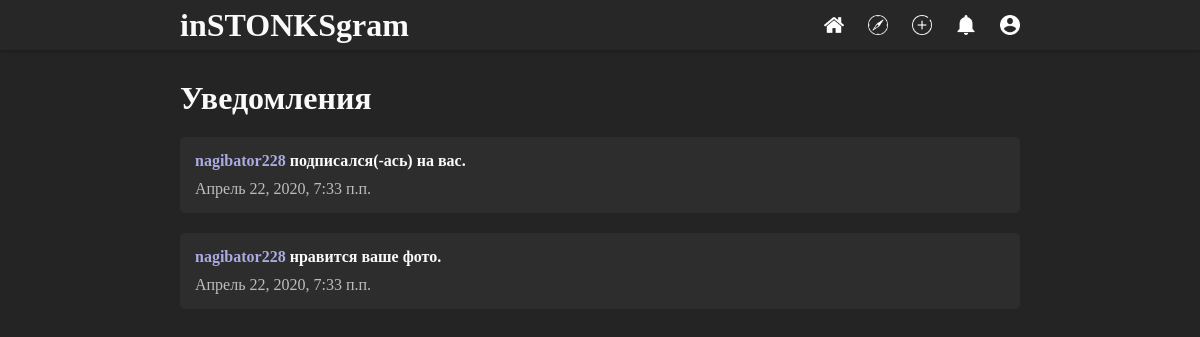
The page /notifications/ (signed in) on the database as committed earlier.
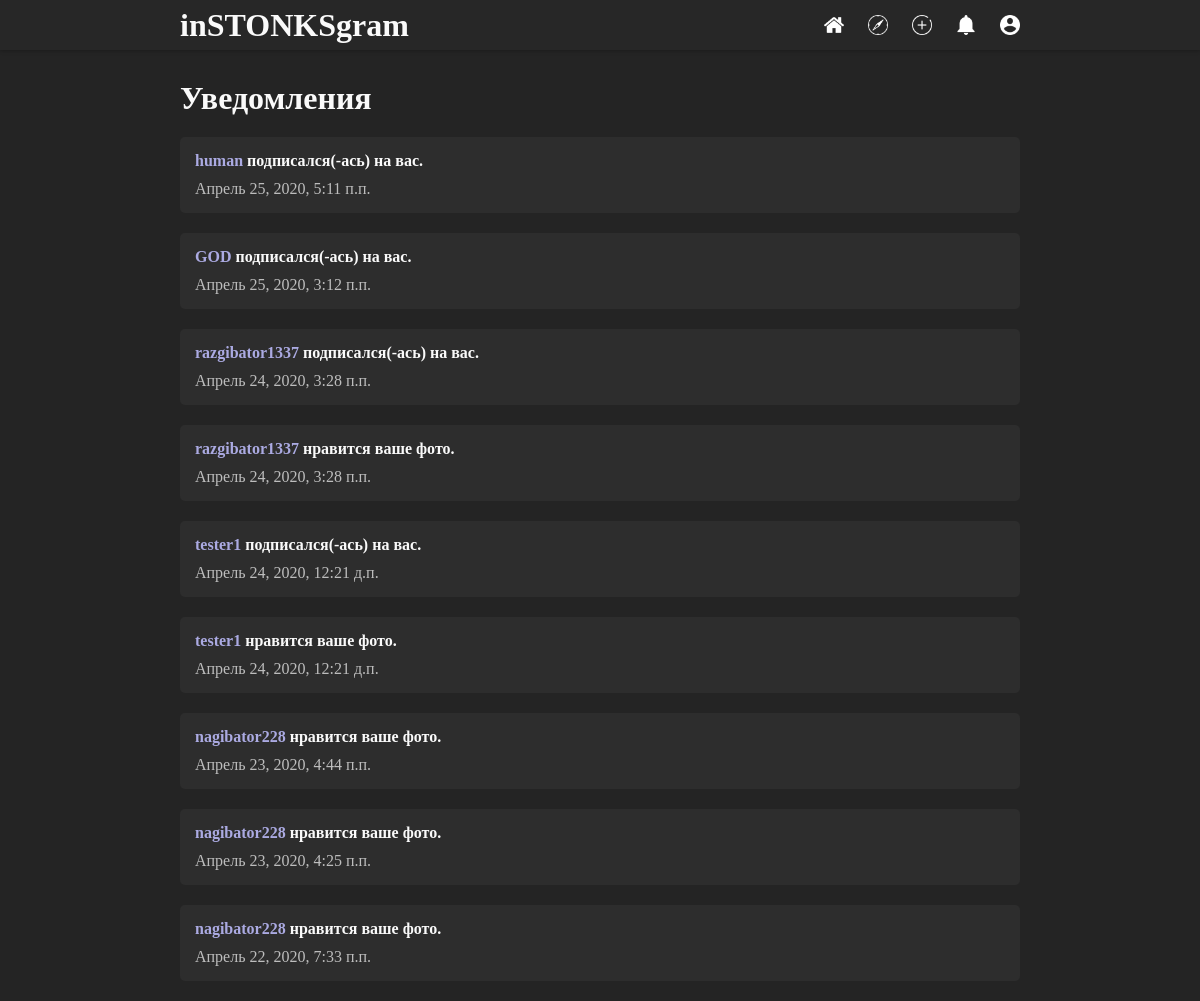
The same page on the database as committed later.
### accounts/models.py (models this page shows, shortened)
class Notification(models.Model):
    username = models.ForeignKey(User, on_delete=models.CASCADE)
    notification_from = models.CharField('Другой пользователь', max_length=300, blank=True)
    notification_text = models.CharField('Текст уведомления', max_length=300, blank=True)
    pub_id = models.IntegerField('Идентефикатор публикации', null=True, blank=True)
    not_date = models.DateTimeField('Дата уведомления', auto_now_add=True)

### accounts/views.py (the view)
# urls.py: path('notifications/', views.notificationsView, name='notifications'),
@login_required
def notificationsView(request):
    nots = Notification.objects.filter(username=request.user).order_by('-not_date')[:30]
    return render(request, 'notifications.html', context={'nots': nots})

### accounts/templates/notifications.html
{% extends 'index.html' %}
{% block content %}
    <h1 class="section-name-h1">Уведомления</h1>
    <div class="notifications-block">
    {% if nots %}
        {% for n in nots %}
        <div class="notification">
            <h4><a href="{% url 'profile' n.notification_from %}">{{n.notification_from}}</a> {{n.notification_text}}</h4>
            <p>{{n.not_date}}</p>
        </div>
        {% endfor %}
    {% else %}
    <div class="notification">
        <h3>У вас нет новых уведомлений</h3>
    </div>
    {% endif %}
    </div>
{% endblock %}

### accounts/templates/index.html (shortened to what this page needs)
{% load static %}
<!DOCTYPE html>
<head>
    <link rel="stylesheet" href="{% static 'css/style.css' %}">
</head>
<body>
    {% block header %}
    <div class = "nav-bar">
        <div class="container">
        {% if user.is_authenticated %}
            <h1><a href="{% url 'feed' %}">inSTONKSgram</a></h1>
            <ul style="float: right;">
                <li><a href="{% url 'feed' %}"><img src="{% static 'images/home.png' %}" alt="Домой" class="nav-icon"></a></li>
                <li><a href="{% url 'recomend' %}"><img src="{% static 'images/news.png' %}" alt="Рекомендации" class="nav-icon"></a></li>
                <li><a href="{% url 'create_post_url' %}"><img src="{% static 'images/add.png' %}" alt="Создать публикацию" class="nav-icon"></a></li>
                <li><a href="{% url 'notifications' %}"><img src="{% static 'images/notifications.png' %}" alt="Уведомления" class="nav-icon"></a></li>
                <li><a href="{% url 'profile' user.username %}"><img src="{% static 'images/profile.png' %}" alt="Профиль" class="nav-icon"></a></li>
            </ul>
        {% else %}
                <ul>
                    <li><a href="{% url 'login_url' %}">Войти</a></li>
                    <li><a href="{% url 'register_url' %}">Регистрация</a></li>
                </ul>
        {% endif %}
        </div>
    </div>
    {% endblock %}
    <div class="content">
    <div class="container">
        {% block content %}
        {% endblock %}
    </div>
    </div>
</body>
</html>

### static/css/style.css (style rules this page uses)
* { margin: 0; padding: 0; }
body { font-family: Tengri; margin: 0; padding: 0; background: #242424; color: #fafafa; }
a { text-decoration: none; color: #fafafa; }
.content { padding-top: 80px; width: 100%; height: 100%; }
.container { width: 70%; height: 100%; margin: auto; max-width: 960px; }
.nav-bar { position: fixed; height: 50px; width: 100%; background: hsla(0, 0%, 16%, 0.9) border-box; backdrop-filter: blur(10px); vertical-align: middle; margin-bottom: 20px; box-shadow: 0px 1px 4px rgba(0,0,0,0.25); }
.nav-bar h1 { line-height: 50px; float: left; }
.nav-bar ul { line-height: 50px; }
.nav-bar li { display: inline; padding-left: 20px; }
.nav-icon { filter: invert(); height: 20px; margin-top: 15px; }
.notifications-block { margin-top: 20px; }
.notification { background: #2d2d2d; padding: 15px; margin-bottom: 20px; border-radius: 5px; }
.notification a { color: #abaae2; }
.notification p { padding-top: 10px; color: #bdbdbd; }

Rows that differ between the two databases and show on the page:
removed Notification: notification_from "nagibator228", notification_text "подписался(-ась) на вас.", not_date "Апрель 22, 2020, 7:33 п.п."
added Notification: notification_from "human", notification_text "подписался(-ась) на вас.", not_date "Апрель 25, 2020, 5:11 п.п."
added Notification: notification_from "GOD", notification_text "подписался(-ась) на вас.", not_date "Апрель 25, 2020, 3:12 п.п."
added Notification: notification_from "razgibator1337", notification_text "подписался(-ась) на вас.", not_date "Апрель 24, 2020, 3:28 п.п."
added Notification: notification_from "razgibator1337", notification_text "нравится ваше фото.", not_date "Апрель 24, 2020, 3:28 п.п."
added Notification: notification_from "tester1", notification_text "подписался(-ась) на вас.", not_date "Апрель 24, 2020, 12:21 д.п."
added Notification: notification_from "tester1", notification_text "нравится ваше фото.", not_date "Апрель 24, 2020, 12:21 д.п."
added Notification: notification_from "nagibator228", notification_text "нравится ваше фото.", not_date "Апрель 23, 2020, 4:44 п.п."
added Notification: notification_from "nagibator228", notification_text "нравится ваше фото.", not_date "Апрель 23, 2020, 4:25 п.п."
